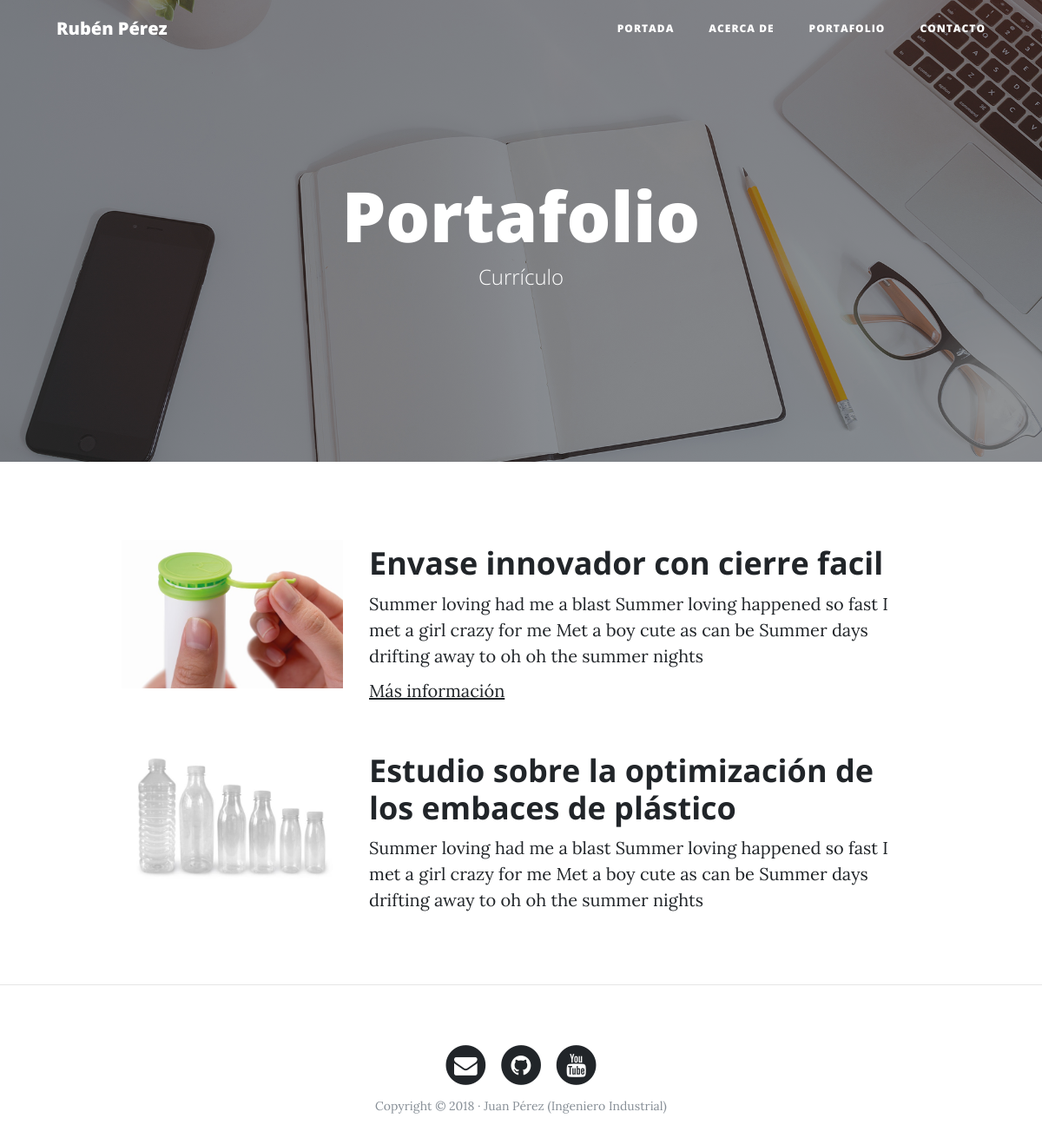
The page /portafolio/ on the database its author committed.
### portfolio/models.py (models this page shows, shortened)
class project(models.Model):
    title = models.CharField(max_length=200, verbose_name = "Titulo" )
    description =models.TextField(verbose_name = "Descripción")
    image = models.ImageField(verbose_name = "Imagen", upload_to = "projects")
    link = models.URLField(blank = True, null = True, max_length=200, verbose_name = "Mas información")
    created = models.DateTimeField(auto_now_add=True, verbose_name = "Fecha de creación")
    update = models.DateTimeField(auto_now=True, verbose_name = "Fecha de edición")
    class Meta:
        verbose_name = "proyecto"
        verbose_name_plural = "proyectos"
        ordering = ["-created"]

### portfolio/views.py (the view)
# urls.py: path('portafolio/', portfolio_views.portafolio, name="portafolio"),
def portafolio(request):
	projects = project.objects.all()
	return render(request, "portfolio/portafolio.html", {'projects':projects})

### portfolio/templates/portfolio/portafolio.html (shortened to what this page needs)
{% extends 'core/base.html' %}
{%block background%}{%load static%}{% static 'core/img/portfolio-bg.jpg' %}{%endblock%}
{%block header%}
<h1>Portafolio</h1>
<span class="subheading">Currículo</span>
{%endblock%}
{% block conntent %}
{% for project in projects %}
<div class="row project">
<div class="col-lg-3 col-md-4 offset-lg-1">
	  <img class="img-fluid" src="{{project.image.url}}" alt="">
</div>
<div class="col-lg-7 col-md-8">
	<h2 class="section-heading title">{{project.title}}</h2>
  <p>{{project.description}}</p>
  {% if project.link %}
  <p><a href="{{project.link}}">Más información</a></p>
  {% endif %}
</div>
</div>
{% endfor %}
{% endblock %}

### core/templates/core/base.html (shortened to what this page needs)
<!DOCTYPE html>
<html lang="es">
  <head>
    {% load static %}
    <link href="{% static 'core/vendor/bootstrap/css/bootstrap.min.css' %}" rel="stylesheet">
    <link href="{% static 'core/vendor/font-awesome/css/font-awesome.min.css' %}" rel="stylesheet" type="text/css">
    <link href="{% static 'core/css/clean-blog.min.css' %}" rel="stylesheet">
  </head>
  <body>
    <nav class="navbar navbar-expand-lg navbar-light fixed-top" id="mainNav">
      <div class="container">
        <a class="navbar-brand" href="{% url 'home' %}">Rubén Pérez</a>
        <div class="collapse navbar-collapse" id="navbarResponsive">
          <ul class="navbar-nav ml-auto">
            <li class="nav-item">
              <a class="nav-link" href="{% url 'home' %}">Portada</a>
            </li>
            <li class="nav-item">
              <a class="nav-link" href="{% url 'about' %}">Acerca de</a>
            </li>
            <li class="nav-item">
              <a class="nav-link" href="{% url 'portafolio' %}">Portafolio</a>
            </li>
            <li class="nav-item">
              <a class="nav-link" href="{% url 'contact' %}">Contacto</a>
            </li>
          </ul>
        </div>
      </div>
    </nav>
    <header class="masthead" style="background-image: url('{% block background %}{% endblock%} ')">
      <div class="overlay"></div>
      <div class="container">
        <div class="row">
          <div class="col-lg-8 col-md-10 mx-auto">
            <div class="site-heading">
			  {%block header%}{%endblock%}
            </div>
          </div>
        </div>
      </div>
    </header>
    <div class="container">
		 {% block conntent %}{% endblock %}
    </div>
    {% if request.path != '/' %} <hr> {%endif%}
    <footer>
      <div class="container">
        <div class="row">
          <div class="col-lg-8 col-md-10 mx-auto">
            <ul class="list-inline text-center">
              <li class="list-inline-item">
                <a href="#">
                  <span class="fa-stack fa-lg">
                    <i class="fa fa-circle fa-stack-2x"></i>
                    <i class="fa fa-envelope fa-stack-1x fa-inverse"></i>
                  </span>
                </a>
              </li>
              <li class="list-inline-item">
                <a href="#">
                  <span class="fa-stack fa-lg">
                    <i class="fa fa-circle fa-stack-2x"></i>
                    <i class="fa fa-github fa-stack-1x fa-inverse"></i>
                  </span>
                </a>
              </li>
              <li class="list-inline-item">
                <a href="#">
                  <span class="fa-stack fa-lg">
                    <i class="fa fa-circle fa-stack-2x"></i>
                    <i class="fa fa-youtube fa-stack-1x fa-inverse"></i>
                  </span>
                </a>
              </li>
            </ul>
            <p class="copyright text-muted">Copyright &copy; 2018 · Juan Pérez (Ingeniero Industrial) </p>
          </div>
        </div>
      </div>
    </footer>
  </body>
</html>

### rows shown on the page
project: image (picture), title "Envase innovador con cierre facil", description "Summer loving had me a blast Summer loving happened so fast I met a girl crazy for me Met a boy cute as can be Summer days drifting away to oh oh the summer nights"
project: image (picture), title "Estudio sobre la optimización de los embaces de plástico", description "Summer loving had me a blast Summer loving happened so fast I met a girl crazy for me Met a boy cute as can be Summer days drifting away to oh oh the summer nights"
